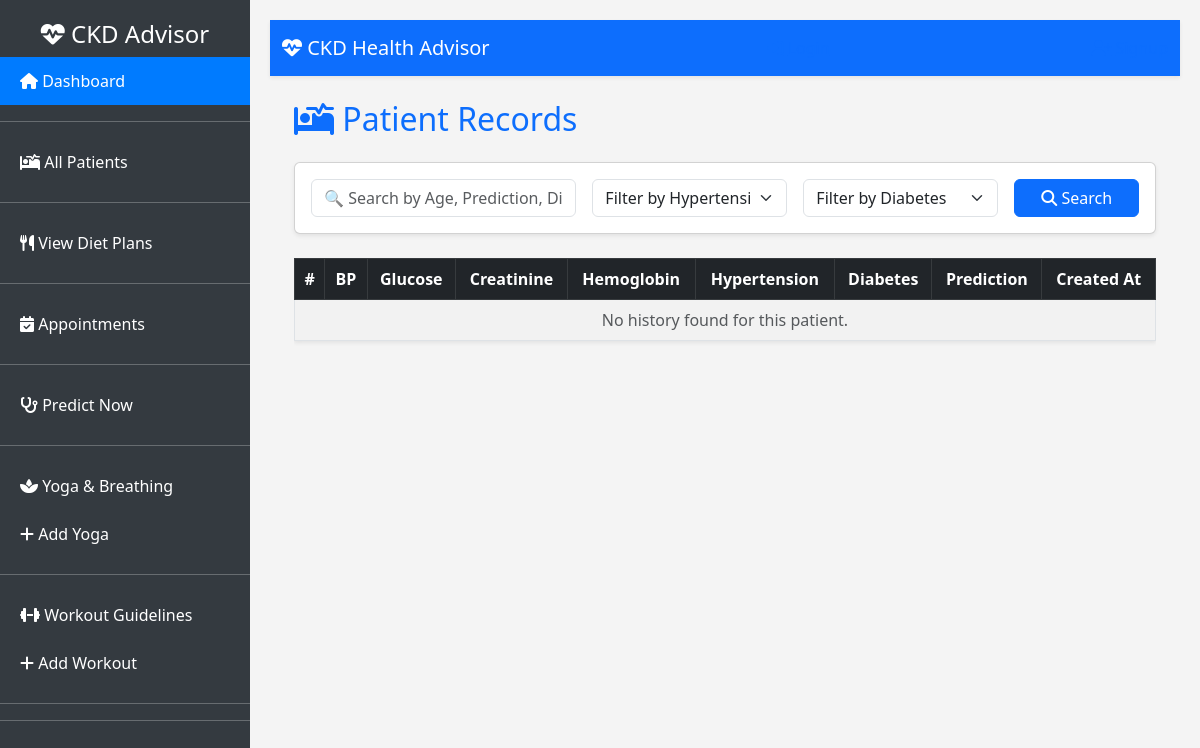
Page /patient/4/history/ on the earlier database version.
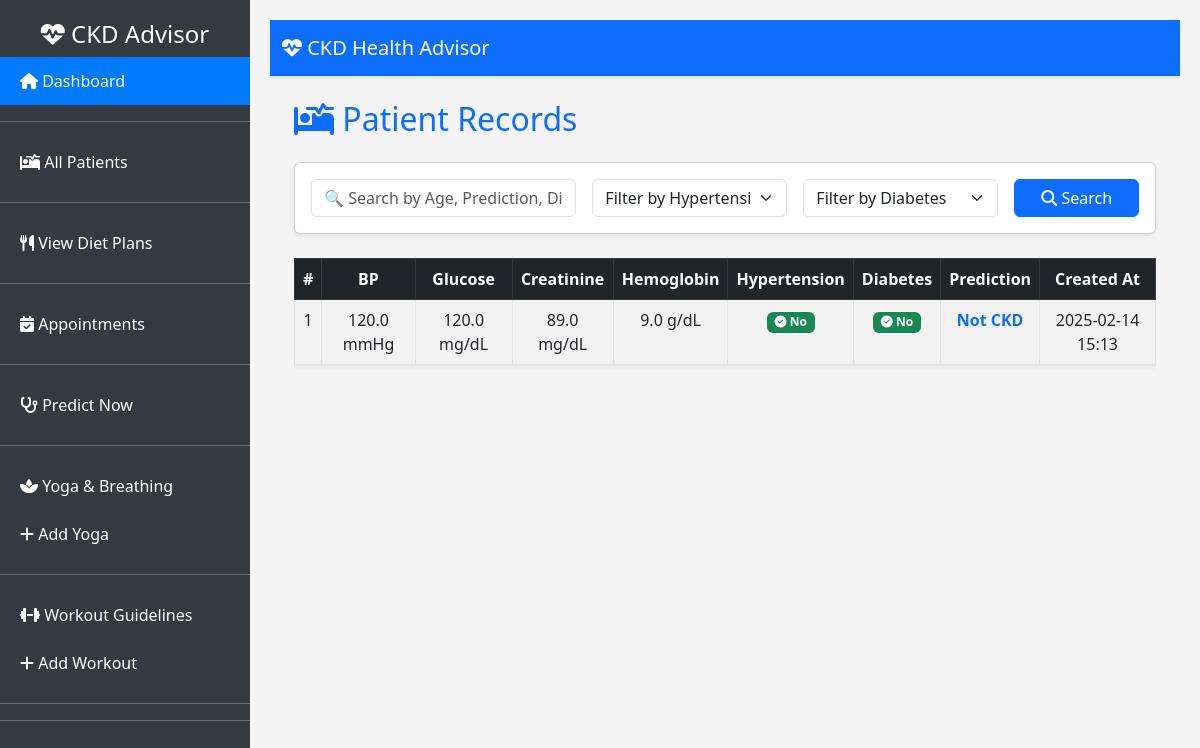
Same page on the later database version.
### Accounts/models.py (models this page shows, shortened)
class Patient(models.Model):
    patient_info = models.ForeignKey(PatientInfo, on_delete=models.CASCADE, related_name="patients")
    age = models.FloatField()
    bp = models.FloatField(verbose_name="Blood Pressure")
    sg = models.FloatField(verbose_name="Specific Gravity")
    al = models.FloatField(verbose_name="Albumin")
    su = models.FloatField(verbose_name="Sugar")
    rbc = models.CharField(max_length=10, verbose_name="Red Blood Cells")
    pc = models.CharField(max_length=10, verbose_name="Pus Cells")
    pcc = models.CharField(max_length=10, verbose_name="Pus Cell Clumps")
    ba = models.CharField(max_length=10, verbose_name="Bacteria")
    bgr = models.FloatField(verbose_name="Blood Glucose Random")
    bu = models.FloatField(verbose_name="Blood Urea")
    sc = models.FloatField(verbose_name="Serum Creatinine")
    sod = models.FloatField(verbose_name="Sodium")
    pot = models.FloatField(verbose_name="Potassium")
    hemo = models.FloatField(verbose_name="Hemoglobin")
    pcv = models.FloatField(verbose_name="Packed Cell Volume")
    wc = models.FloatField(verbose_name="White Blood Cell Count")
    rc = models.FloatField(verbose_name="Red Blood Cell Count")
    htn = models.CharField(max_length=3, verbose_name="Hypertension")
    dm = models.CharField(max_length=3, verbose_name="Diabetes Mellitus")
    cad = models.CharField(max_length=3, verbose_name="Coronary Artery Disease")
    appet = models.CharField(max_length=10, verbose_name="Appetite")
    pe = models.CharField(max_length=3, verbose_name="Pedal Edema")
    ane = models.CharField(max_length=3, verbose_name="Anemia")
    prediction = models.CharField(max_length=50)
    created_at = models.DateTimeField(auto_now_add=True)

### Accounts/views.py (the view)
# urls.py: path("patient/<int:patient_id>/history/", PredictionHistoryView.as_view(), name="patient_history"),
class PredictionHistoryView(ListView):
    model = Patient
    template_name = "history.html"
    context_object_name = "predictions"
    def get_queryset(self):
        patient_id = self.kwargs.get("patient_id")
        if patient_id:
            return Patient.objects.filter(patient_info_id=patient_id).order_by('-created_at')
        return Patient.objects.none()

### templates/history.html (shortened to what this page needs)
{% extends "base.html" %}
{% block content %}
<div class="container">
    <h2 class="mb-4 text-primary"><i class="fas fa-procedures"></i> Patient Records</h2>
    <div class="card shadow-sm mb-4">
        <div class="card-body">
            <form method="GET" class="row g-3">
                <div class="col-md-4">
                    <input type="text" name="q" class="form-control" placeholder="🔍 Search by Age, Prediction, Disease..." value="{{ request.GET.q }}">
                </div>
                <div class="col-md-3">
                    <select name="htn" class="form-select">
                        <option value="">Filter by Hypertension</option>
                    </select>
                </div>
                <div class="col-md-3">
                    <select name="dm" class="form-select">
                        <option value="">Filter by Diabetes</option>
                    </select>
                </div>
                <div class="col-md-2">
                    <button type="submit" class="btn btn-primary w-100"><i class="fas fa-search"></i> Search</button>
                </div>
            </form>
        </div>
    </div>
    <div class="table-responsive">
        <table class="table table-hover table-bordered table-striped shadow-sm">
            <thead class="table-dark text-center">
                <tr>
                    <th>#</th>
                    <th>BP</th>
                    <th>Glucose</th>
                    <th>Creatinine</th>
                    <th>Hemoglobin</th>
                    <th>Hypertension</th>
                    <th>Diabetes</th>
                    <th>Prediction</th>
                    <th>Created At</th>
                </tr>
            </thead>
            <tbody class="text-center">
                {% for prediction in predictions %}
                <tr>
                    <td>{{ forloop.counter }}</td>
                    <td>{{ prediction.bp }} mmHg</td>
                    <td>{{ prediction.bgr }} mg/dL</td>
                    <td>{{ prediction.sc }} mg/dL</td>
                    <td>{{ prediction.hemo }} g/dL</td>
                    <td>
                        {% if prediction.htn == "yes" %}
                            <span class="badge bg-danger"><i class="fas fa-exclamation-circle"></i> Yes</span>
                        {% else %}
                            <span class="badge bg-success"><i class="fas fa-check-circle"></i> No</span>
                        {% endif %}
                    </td>
                    <td>
                        {% if prediction.dm == "yes" %}
                            <span class="badge bg-warning text-dark"><i class="fas fa-exclamation-triangle"></i> Yes</span>
                        {% else %}
                            <span class="badge bg-success"><i class="fas fa-check-circle"></i> No</span>
                        {% endif %}
                    </td>
                    <td><strong class="text-primary">{{ prediction.prediction }}</strong></td>
                    <td>{{ prediction.created_at|date:"Y-m-d H:i" }}</td>
                </tr>
                {% empty %}
                <tr>
                    <td colspan="9" class="text-center text-muted">No history found for this patient.</td>
                </tr>
                {% endfor %}
            </tbody>
        </table>
    </div>
</div>
{% endblock %}

### templates/base.html (shortened to what this page needs)
<!DOCTYPE html>
<html lang="en">
<head>
    <link href="https://cdn.jsdelivr.net/npm/bootstrap@5.3.0/dist/css/bootstrap.min.css" rel="stylesheet">
    <link href="https://cdnjs.cloudflare.com/ajax/libs/font-awesome/6.4.2/css/all.min.css" rel="stylesheet">
</head>
<body>
    <div class="sidebar">
        <h4 class="text-center"><i class="fas fa-heartbeat"></i> CKD Advisor</h4>
        <a href="{% url 'dashboard' %}" class="active"><i class="fas fa-home"></i> Dashboard</a>
        <hr class="bg-light">
        <a href="{% url 'patient_list' %}"><i class="fas fa-procedures"></i> All Patients</a>
        <hr class="bg-light">
        <a href="{% url 'diet_recommendation_list' %}"><i class="fas fa-utensils"></i> View Diet Plans</a>
        <hr class="bg-light">
        <a href="{% url 'appointment_list' %}"><i class="fas fa-calendar-check"></i> Appointments</a>
        <hr class="bg-light">
        <a href="{% url 'predict' %}"><i class="fas fa-stethoscope"></i> Predict Now</a>
        <hr class="bg-light">
        <a href="{% url 'soul_stretch' %}"><i class="fas fa-spa"></i> Yoga & Breathing</a>
        <a href="{% url 'add_soul_stretch' %}"><i class="fas fa-plus"></i> Add Yoga</a>
        <hr class="bg-light">
        <a href="{% url 'sweat_spot' %}"><i class="fas fa-dumbbell"></i> Workout Guidelines</a>
        <a href="{% url 'add_sweat_spot' %}"><i class="fas fa-plus"></i> Add Workout</a>
        <hr class="bg-light">
        <hr class="bg-light">
    </div>
    <div class="content">
        <nav class="navbar navbar-expand-lg navbar-dark bg-primary shadow-sm">
            <div class="container">
                <span class="navbar-brand"><i class="fas fa-heartbeat"></i> CKD Health Advisor</span>
                {% if user.is_authenticated %}
                    <a href="{% url 'profile_update' %}"><i class="fas fa-user"></i> Profile</a>
                    <a href="{% url 'logout' %}" class="text-danger"><i class="fas fa-sign-out-alt"></i> Logout</a>
                {% else %}
                    <a href="{% url 'login' %}"><i class="fas fa-sign-in-alt"></i> Login</a>
                    <a href="{% url 'signup' %}"><i class="fas fa-user-plus"></i> Signup</a>
                {% endif %}
            </div>
        </nav>
        <div class="container mt-4">
            {% block content %}{% endblock %}
        </div>
    </div>
</body>
</html>

### templates/base.html (style rules this page uses)
body { background: #f4f4f4; display: flex; }
.sidebar { width: 250px; height: 100vh; background: #343a40; color: white; padding-top: 20px; position: fixed; left: 0; top: 0; overflow-y: auto; }
.sidebar a { color: white; text-decoration: none; display: block; padding: 12px 20px; transition: 0.3s; }
.sidebar .active { background: #007bff; }
.content { margin-left: 250px; width: 100%; padding: 20px; }

Differences in the rows shown:
added Patient: bp "120.0", bgr "120.0", sc "89.0", hemo "9.0", htn "1" (drawn), dm "4" (drawn), prediction "Not CKD", created_at "2025-02-14 15:13"
Other differences:
text no longer shown: "No history found for this patient."
